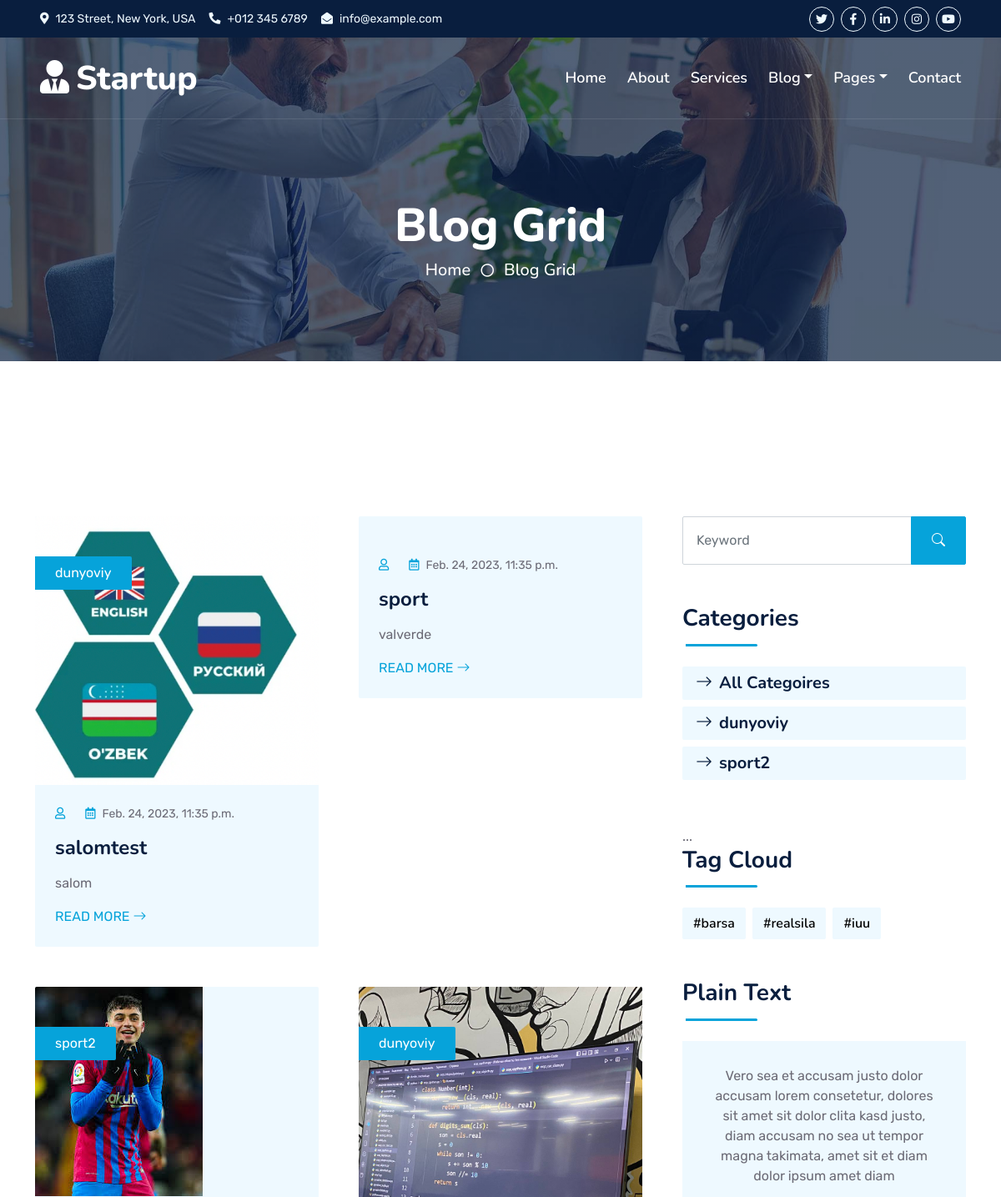
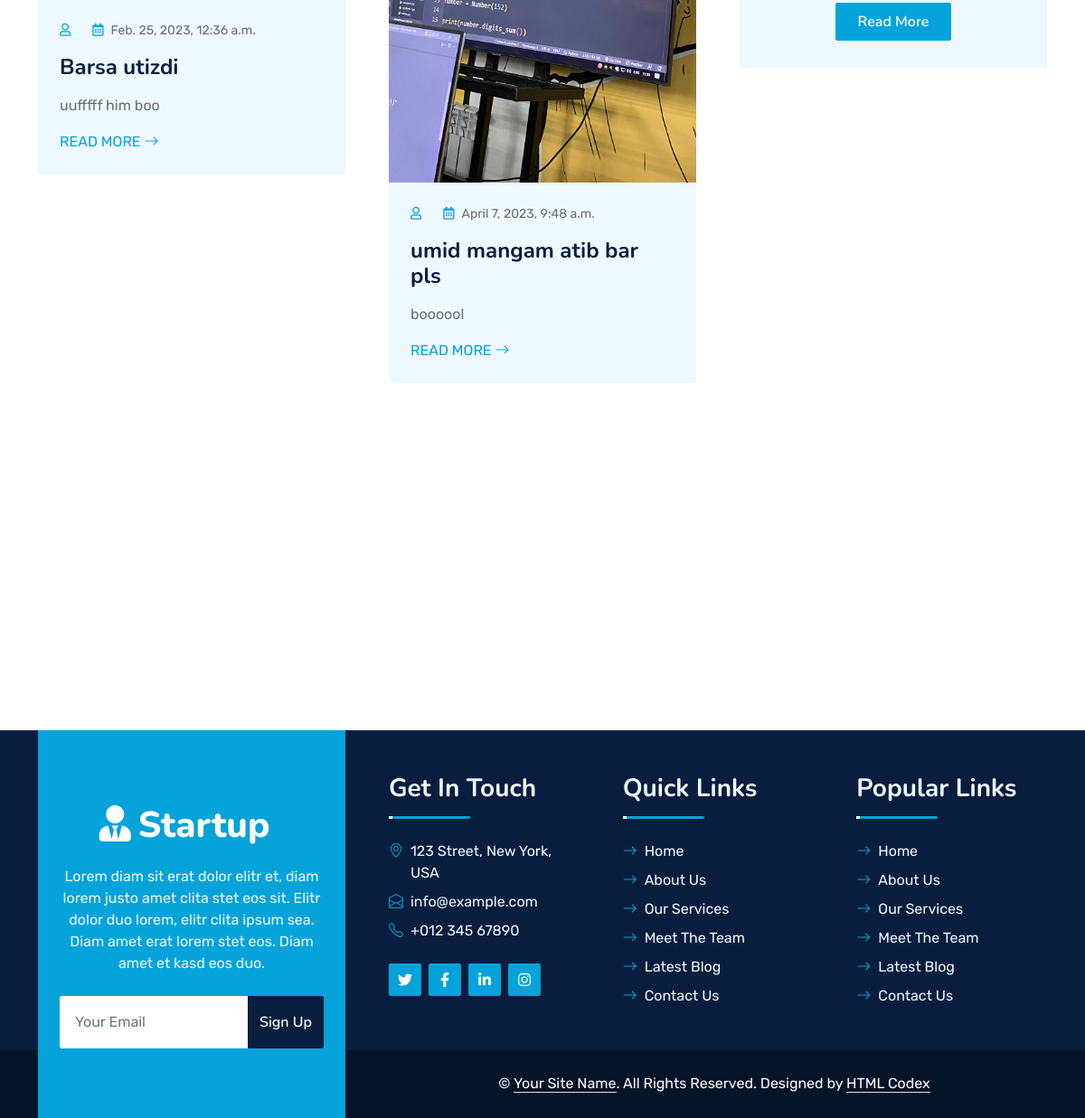
Screenshot of /blog/ with the database file from the repository (2 pictures, top to bottom).
### blog/models.py (models this page shows, shortened)
class Post(models.Model):
    title = models.CharField(max_length=100)
    slug = models.SlugField(max_length=100)
    description = models.TextField()
    image = models.ImageField(upload_to="post/images/")
    author = models.ForeignKey(User, on_delete=models.CASCADE, related_name="posts")
    category = models.ForeignKey(Category, on_delete=models.CASCADE, related_name="posts")
    tag = models.ManyToManyField(Tag,null=True)
    created = models.DateTimeField(auto_now_add=True)
    updated = models.DateTimeField(auto_now=True)

class Category(models.Model):
    title = models.CharField(max_length=50)
    slug = models.SlugField(max_length=50, unique=True)
    class Meta:
        verbose_name = "Category"
        verbose_name_plural = "Categories"
        db_table = "Category"

class Tag(models.Model):
    name = models.CharField(max_length=20)

### blog/views.py (the view)
# urls.py: path('',BlogList.as_view(),name="list"),
class BlogList(View):
    def get(self,request):
        posts = Post.objects.all()
        search =request.GET.get('search')
        if search:
            posts = Post.objects.filter(Q(title__icontains=search) | Q(description__icontains=search))
        cats = Category.objects.all()
        tags = Tag.objects.all()
        return render(request, "blog/list.html", {"posts":posts, "cats":cats, "tags":tags})

### templates/blog/list.html (shortened to what this page needs)
{% extends 'base.html' %}
{% load static %}
{% block extra %}
<div class="container-fluid bg-primary py-5 bg-header" style="margin-bottom: 90px;">
    <div class="row py-5">
        <div class="col-12 pt-lg-5 mt-lg-5 text-center">
            <h1 class="display-4 text-white animated zoomIn">Blog Grid</h1>
            <a href="" class="h5 text-white">Home</a>
            <i class="far fa-circle text-white px-2"></i>
            <a href="" class="h5 text-white">Blog Grid</a>
        </div>
    </div>
</div>
{% endblock extra %}
{% block content %}
 <div class="container-fluid py-5 wow fadeInUp" data-wow-delay="0.1s">
    <div class="container py-5">
        <div class="row g-5">
            <div class="col-lg-8">
                <div class="row g-5">
                    {% for post in posts %}
                    <div class="col-md-6 wow slideInUp" data-wow-delay="0.1s">
                        <div class="blog-item bg-light rounded overflow-hidden">
                            <div class="blog-img position-relative overflow-hidden">
                                <img class="img-fluid" src="{{ post.image.url }}" alt="">
                                <a class="position-absolute top-0 start-0 bg-primary text-white rounded-end mt-5 py-2 px-4" href="">{{ post.category.title }}</a>
                            </div>
                            <div class="p-4">
                                <div class="d-flex mb-3">
                                    <small class="me-3"><i class="far fa-user text-primary me-2"></i>{{ post.author.name }}</small>
                                    <small><i class="far fa-calendar-alt text-primary me-2"></i>{{ post.created }}</small>
                                </div>
                                <h4 class="mb-3">{{ post.title }}</h4>
                                <p>{{ post.description }}</p>
                                <a class="text-uppercase" href="{% url 'detail' post.slug %}">Read More <i class="bi bi-arrow-right"></i></a>
                            </div>
                        </div>
                    </div>
                    {% endfor %}
                </div>
            </div>
            <div class="col-lg-4">
                <div class="mb-5 wow slideInUp" data-wow-delay="0.1s">
                    <form method="get">
                        <div class="input-group">
                            <input type="search" class="form-control p-3" placeholder="Keyword" name="search">
                            <button class="btn btn-primary px-4" type="submit"><i class="bi bi-search"></i></button>
                        </div>
                    </form>
                </div>
                <div class="mb-5 wow slideInUp" data-wow-delay="0.1s">
                    <div class="section-title section-title-sm position-relative pb-3 mb-4">
                        <h3 class="mb-0">Categories</h3>
                    </div>
                    <div class="link-animated d-flex flex-column justify-content-start">
                        <a class="h5 fw-semi-bold bg-light rounded py-2 px-3 mb-2" href="{% url 'list' %}"><i class="bi bi-arrow-right me-2"></i>All Categoires</a>
                        {% for cat in cats %}
                        <a class="h5 fw-semi-bold bg-light rounded py-2 px-3 mb-2" href="{% url 'cat_detail' cat.slug %}"><i class="bi bi-arrow-right me-2"></i>{{ cat.title }}</a>
                        {% endfor %}
                    </div>
                </div>
...
                <div class="mb-5 wow slideInUp" data-wow-delay="0.1s">
                    <div class="section-title section-title-sm position-relative pb-3 mb-4">
                        <h3 class="mb-0">Tag Cloud</h3>
                    </div>
                    <div class="d-flex flex-wrap m-n1">
                        {% for tag in tags %}
                        <a href="" class="btn btn-light m-1">#{{ tag.name }}</a>
                        {% endfor %}
                    </div>
                </div>
                <div class="wow slideInUp" data-wow-delay="0.1s">
                    <div class="section-title section-title-sm position-relative pb-3 mb-4">
                        <h3 class="mb-0">Plain Text</h3>
                    </div>
                    <div class="bg-light text-center" style="padding: 30px;">
                        <p>Vero sea et accusam justo dolor accusam lorem consetetur, dolores sit amet sit dolor clita kasd justo, diam accusam no sea ut tempor magna takimata, amet sit et diam dolor ipsum amet diam</p>
                        <a href="" class="btn btn-primary py-2 px-4">Read More</a>
                    </div>
                </div>
            </div>
        </div>
    </div>
</div>
{% endblock content %}

### templates/base.html (shortened to what this page needs)
{% load static %}
<!DOCTYPE html>
<html lang="en">
<head>
    <link href="https://cdnjs.cloudflare.com/ajax/libs/font-awesome/5.10.0/css/all.min.css" rel="stylesheet">
    <link href="https://cdn.jsdelivr.net/npm/bootstrap-icons@1.4.1/font/bootstrap-icons.css" rel="stylesheet">
    <link href="{% static 'lib/owlcarousel/assets/owl.carousel.min.css' %}" rel="stylesheet">
    <link href="{% static 'lib/animate/animate.min.css' %}" rel="stylesheet">
    <link href="{% static 'css/bootstrap.min.css' %}" rel="stylesheet">
    <link href="{% static 'css/style.css' %}" rel="stylesheet">
</head>
<body>
    <div class="container-fluid bg-dark px-5 d-none d-lg-block">
        <div class="row gx-0">
            <div class="col-lg-8 text-center text-lg-start mb-2 mb-lg-0">
                <div class="d-inline-flex align-items-center" style="height: 45px;">
                    <small class="me-3 text-light"><i class="fa fa-map-marker-alt me-2"></i>123 Street, New York, USA</small>
                    <small class="me-3 text-light"><i class="fa fa-phone-alt me-2"></i>+012 345 6789</small>
                    <small class="text-light"><i class="fa fa-envelope-open me-2"></i>info@example.com</small>
                </div>
            </div>
            <div class="col-lg-4 text-center text-lg-end">
                <div class="d-inline-flex align-items-center" style="height: 45px;">
                    <a class="btn btn-sm btn-outline-light btn-sm-square rounded-circle me-2" href=""><i class="fab fa-twitter fw-normal"></i></a>
                    <a class="btn btn-sm btn-outline-light btn-sm-square rounded-circle me-2" href=""><i class="fab fa-facebook-f fw-normal"></i></a>
                    <a class="btn btn-sm btn-outline-light btn-sm-square rounded-circle me-2" href=""><i class="fab fa-linkedin-in fw-normal"></i></a>
                    <a class="btn btn-sm btn-outline-light btn-sm-square rounded-circle me-2" href=""><i class="fab fa-instagram fw-normal"></i></a>
                    <a class="btn btn-sm btn-outline-light btn-sm-square rounded-circle" href=""><i class="fab fa-youtube fw-normal"></i></a>
                </div>
            </div>
        </div>
    </div>
   <div class="container-fluid position-relative p-0">
    <nav class="navbar navbar-expand-lg navbar-dark px-5 py-3 py-lg-0">
        <a href="{% url 'index' %}" class="navbar-brand p-0">
            <h1 class="m-0"><i class="fa fa-user-tie me-2"></i>Startup</h1>
        </a>
        <div class="collapse navbar-collapse" id="navbarCollapse">
            <div class="navbar-nav ms-auto py-0">
                <a href="{% url 'index' %}" class="nav-item nav-link ">Home</a>
                <a href="{% url 'about' %}" class="nav-item nav-link">About</a>
                <a href="{% url 'services' %}" class="nav-item nav-link">Services</a>
                <div class="nav-item dropdown">
                    <a href="#" class="nav-link dropdown-toggle" data-bs-toggle="dropdown">Blog</a>
                </div>
                <div class="nav-item dropdown">
                    <a href="#" class="nav-link dropdown-toggle" data-bs-toggle="dropdown">Pages</a>
                </div>
                <a href="{% url 'contact' %}" class="nav-item nav-link">Contact</a>
            </div>
        </div>
    </nav>
    {% block extra  %}{%endblock extra%}
</div>
{% block content %}
{% endblock content %}
    <div class="container-fluid py-5 wow fadeInUp" data-wow-delay="0.1s">
        <div class="container py-5 mb-5">
        </div>
    </div>
    <div class="container-fluid bg-dark text-light mt-5 wow fadeInUp" data-wow-delay="0.1s">
        <div class="container">
            <div class="row gx-5">
                <div class="col-lg-4 col-md-6 footer-about">
                    <div class="d-flex flex-column align-items-center justify-content-center text-center h-100 bg-primary p-4">
                        <a href="index.html" class="navbar-brand">
                            <h1 class="m-0 text-white"><i class="fa fa-user-tie me-2"></i>Startup</h1>
                        </a>
                        <p class="mt-3 mb-4">Lorem diam sit erat dolor elitr et, diam lorem justo amet clita stet eos sit. Elitr dolor duo lorem, elitr clita ipsum sea. Diam amet erat lorem stet eos. Diam amet et kasd eos duo.</p>
                        <form action="">
                            <div class="input-group">
                                <input type="text" class="form-control border-white p-3" placeholder="Your Email">
                                <button class="btn btn-dark">Sign Up</button>
                            </div>
                        </form>
                    </div>
                </div>
                <div class="col-lg-8 col-md-6">
                    <div class="row gx-5">
                        <div class="col-lg-4 col-md-12 pt-5 mb-5">
                            <div class="section-title section-title-sm position-relative pb-3 mb-4">
                                <h3 class="text-light mb-0">Get In Touch</h3>
                            </div>
                            <div class="d-flex mb-2">
                                <i class="bi bi-geo-alt text-primary me-2"></i>
                                <p class="mb-0">123 Street, New York, USA</p>
                            </div>
                            <div class="d-flex mb-2">
                                <i class="bi bi-envelope-open text-primary me-2"></i>
                                <p class="mb-0">info@example.com</p>
                            </div>
                            <div class="d-flex mb-2">
                                <i class="bi bi-telephone text-primary me-2"></i>
                                <p class="mb-0">+012 345 67890</p>
                            </div>
                            <div class="d-flex mt-4">
                                <a class="btn btn-primary btn-square me-2" href="#"><i class="fab fa-twitter fw-normal"></i></a>
                                <a class="btn btn-primary btn-square me-2" href="#"><i class="fab fa-facebook-f fw-normal"></i></a>
                                <a class="btn btn-primary btn-square me-2" href="#"><i class="fab fa-linkedin-in fw-normal"></i></a>
                                <a class="btn btn-primary btn-square" href="#"><i class="fab fa-instagram fw-normal"></i></a>
                            </div>
                        </div>
                        <div class="col-lg-4 col-md-12 pt-0 pt-lg-5 mb-5">
                            <div class="section-title section-title-sm position-relative pb-3 mb-4">
                                <h3 class="text-light mb-0">Quick Links</h3>
                            </div>
                            <div class="link-animated d-flex flex-column justify-content-start">
                                <a class="text-light mb-2" href="#"><i class="bi bi-arrow-right text-primary me-2"></i>Home</a>
                                <a class="text-light mb-2" href="#"><i class="bi bi-arrow-right text-primary me-2"></i>About Us</a>
                                <a class="text-light mb-2" href="#"><i class="bi bi-arrow-right text-primary me-2"></i>Our Services</a>
                                <a class="text-light mb-2" href="#"><i class="bi bi-arrow-right text-primary me-2"></i>Meet The Team</a>
                                <a class="text-light mb-2" href="#"><i class="bi bi-arrow-right text-primary me-2"></i>Latest Blog</a>
                                <a class="text-light" href="#"><i class="bi bi-arrow-right text-primary me-2"></i>Contact Us</a>
                            </div>
                        </div>
                        <div class="col-lg-4 col-md-12 pt-0 pt-lg-5 mb-5">
                            <div class="section-title section-title-sm position-relative pb-3 mb-4">
                                <h3 class="text-light mb-0">Popular Links</h3>
                            </div>
                            <div class="link-animated d-flex flex-column justify-content-start">
                                <a class="text-light mb-2" href="#"><i class="bi bi-arrow-right text-primary me-2"></i>Home</a>
                                <a class="text-light mb-2" href="#"><i class="bi bi-arrow-right text-primary me-2"></i>About Us</a>
                                <a class="text-light mb-2" href="#"><i class="bi bi-arrow-right text-primary me-2"></i>Our Services</a>
                                <a class="text-light mb-2" href="#"><i class="bi bi-arrow-right text-primary me-2"></i>Meet The Team</a>
                                <a class="text-light mb-2" href="#"><i class="bi bi-arrow-right text-primary me-2"></i>Latest Blog</a>
                                <a class="text-light" href="#"><i class="bi bi-arrow-right text-primary me-2"></i>Contact Us</a>
                            </div>
                        </div>
                    </div>
                </div>
            </div>
        </div>
    </div>
    <div class="container-fluid text-white" style="background: #061429;">
        <div class="container text-center">
            <div class="row justify-content-end">
                <div class="col-lg-8 col-md-6">
                    <div class="d-flex align-items-center justify-content-center" style="height: 75px;">
                        <p class="mb-0">&copy; <a class="text-white border-bottom" href="#">Your Site Name</a>. All Rights Reserved.
						Designed by <a class="text-white border-bottom" href="https://htmlcodex.com">HTML Codex</a></p>
                    </div>
                </div>
            </div>
        </div>
    </div>
</body>
</html>

### rows the page displays
Post: image (picture), category "dunyoviy", created "Feb. 24, 2023, 11:35 p.m.", title "salomtest", description "salom"
Post: created "Feb. 24, 2023, 11:35 p.m.", title "sport", description "valverde"
Post: image (picture), category "sport2", created "Feb. 25, 2023, 12:36 a.m.", title "Barsa utizdi", description "uufffff him boo"
Post: image (picture), category "dunyoviy", created "April 7, 2023, 9:48 a.m.", title "umid mangam atib bar pls", description "boooool"
Category: title "dunyoviy"
Category: title "sport2"
Tag: name "barsa"
Tag: name "realsila"
Tag: name "iuu"
